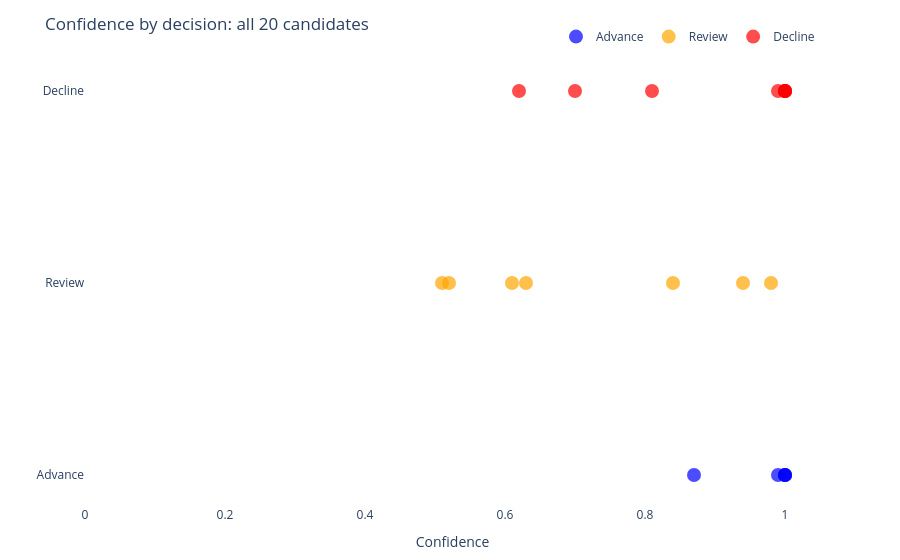

Notebook code cell kept with this figure:
### Markdown cell above
## 10. Confidence by decision

Each candidate as a point, grouped by decision.

### Code cell
fig3 = go.Figure()

colors = {"Advance": "blue", "Review": "orange", "Decline": "red"}

for decision, color in colors.items():
    subset = results_df[results_df["decision"] == decision]
    if subset.empty:
        continue
    fig3.add_trace(go.Scatter(
        x=subset["confidence"],
        y=subset["decision"],
        mode="markers",
        name=decision,
        marker=dict(color=color, size=14, opacity=0.7),
        text=subset["id"] + " -- " + subset["name"] + "<br>" + subset["band"],
        hoverinfo="text+x",
    ))

fig3.update_layout(
    title="Confidence by decision: all 20 candidates",
    xaxis_title="Confidence",
    xaxis=dict(range=[0, 1.05]),
    yaxis_title="",
    plot_bgcolor="white",
    paper_bgcolor="white",
    font=dict(size=12),
    margin=dict(t=60, b=40),
    legend=dict(orientation="h", yanchor="bottom", y=1.02, xanchor="right", x=1),
)
fig3.show()

### Figure 1 — Plotly figure (JSON) as saved in the notebook; plotly's stock layout.template omitted (floating-point values rounded to 4 significant figures)
{"data": [{"hoverinfo": "text+x", "marker": {"color": "blue", "opacity": 0.7, "size": 14}, "mode": "markers", "name": "Advance", "text": ["C001 -- Alex Rivera<br>strong_match", "C002 -- Jordan Kim<br>strong_match", "C003 -- Sam Okonkwo<br>strong_match", "C004 -- Maya Patel<br>strong_match", "C005 -- Chris Nakamura<br>strong_match"], "type": "scatter", "x": [1.0, 1.0, 0.99, 1.0, 0.87], "y": ["Advance", "Advance", "Advance", "Advance", "Advance"]}, {"hoverinfo": "text+x", "marker": {"color": "orange", "opacity": 0.7, "size": 14}, "mode": "markers", "name": "Review", "text": ["C012 -- Avery Santos<br>borderline", "C014 -- Skyler Park<br>borderline", "C015 -- Drew Hassan<br>borderline", "C016 -- Frankie Diaz<br>edge", "C017 -- Reese Andersen<br>edge", "C018 -- Blair Kim<br>edge", "C020 -- Sage Thompson<br>edge"], "type": "scatter", "x": [0.51, 0.84, 0.94, 0.61, 0.63, 0.98, 0.52], "y": ["Review", "Review", "Review", "Review", "Review", "Review", "Review"]}, {"hoverinfo": "text+x", "marker": {"color": "red", "opacity": 0.7, "size": 14}, "mode": "markers", "name": "Decline", "text": ["C006 -- Taylor Brooks<br>clear_mismatch", "C007 -- Morgan Ellis<br>clear_mismatch", "C008 -- Jamie Foster<br>clear_mismatch", "C009 -- Riley Chen<br>clear_mismatch", "C010 -- Casey Wong<br>clear_mismatch", "C011 -- Dana Osei<br>borderline", "C013 -- Quinn Murphy<br>borderline", "C019 -- Robin Castillo<br>edge"], "type": "scatter", "x": [1.0, 1.0, 1.0, 1.0, 0.99, 0.81, 0.7, 0.62], "y": ["Decline", "Decline", "Decline", "Decline", "Decline", "Decline", "Decline", "Decline"]}], "layout": {"font": {"size": 12}, "legend": {"orientation": "h", "x": 1, "xanchor": "right", "y": 1.02, "yanchor": "bottom"}, "margin": {"b": 40, "t": 60}, "paper_bgcolor": "white", "plot_bgcolor": "white", "title": {"text": "Confidence by decision: all 20 candidates"}, "xaxis": {"range": [0, 1.05], "title": {"text": "Confidence"}}, "yaxis": {"title": {"text": ""}}}}
